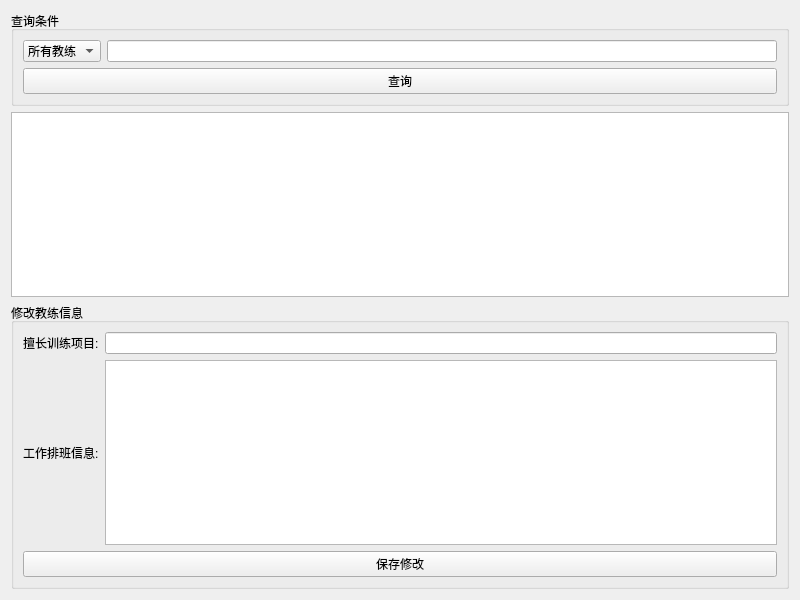
<?xml version="1.0" encoding="UTF-8"?>
<ui version="4.0">
 <class>trainerQuery</class>
 <widget class="QWidget" name="trainerQuery">
  <property name="geometry">
   <rect>
    <x>0</x>
    <y>0</y>
    <width>800</width>
    <height>600</height>
   </rect>
  </property>
  <property name="windowTitle">
   <string>教练信息查询</string>
  </property>
  <layout class="QVBoxLayout" name="verticalLayout">
   <item>
    <widget class="QGroupBox" name="queryGroupBox">
     <property name="title">
      <string>查询条件</string>
     </property>
     <layout class="QGridLayout" name="gridLayout_3">
      <item row="0" column="0">
       <widget class="QComboBox" name="conditionComboBox">
        <item>
         <property name="text">
          <string>所有教练</string>
         </property>
        </item>
        <item>
         <property name="text">
          <string>教练ID</string>
         </property>
        </item>
        <item>
         <property name="text">
          <string>教练姓名</string>
         </property>
        </item>
        <item>
         <property name="text">
          <string>联系电话</string>
         </property>
        </item>
        <item>
         <property name="text">
          <string>邮箱</string>
         </property>
        </item>
       </widget>
      </item>
      <item row="0" column="1">
       <widget class="QLineEdit" name="valueLineEdit"/>
      </item>
      <item row="1" column="0" colspan="2">
       <widget class="QPushButton" name="queryButton">
        <property name="text">
         <string>查询</string>
        </property>
       </widget>
      </item>
     </layout>
    </widget>
   </item>
   <item>
    <widget class="QTableView" name="tableView"/>
   </item>
   <item>
    <widget class="QGroupBox" name="modifyGroupBox">
     <property name="title">
      <string>修改教练信息</string>
     </property>
     <layout class="QGridLayout" name="gridLayout_4">
      <item row="0" column="0">
       <widget class="QLabel" name="specialtyLabel">
        <property name="text">
         <string>擅长训练项目:</string>
        </property>
       </widget>
      </item>
      <item row="0" column="1">
       <widget class="QLineEdit" name="specialtyLineEdit"/>
      </item>
      <item row="1" column="0">
       <widget class="QLabel" name="workScheduleLabel">
        <property name="text">
         <string>工作排班信息:</string>
        </property>
       </widget>
      </item>
      <item row="1" column="1">
       <widget class="QTextEdit" name="workScheduleTextEdit"/>
      </item>
      <item row="2" column="0" colspan="2">
       <widget class="QPushButton" name="saveButton">
        <property name="text">
         <string>保存修改</string>
        </property>
       </widget>
      </item>
     </layout>
    </widget>
   </item>
  </layout>
 </widget>
 <resources/>
 <connections/>
</ui>
